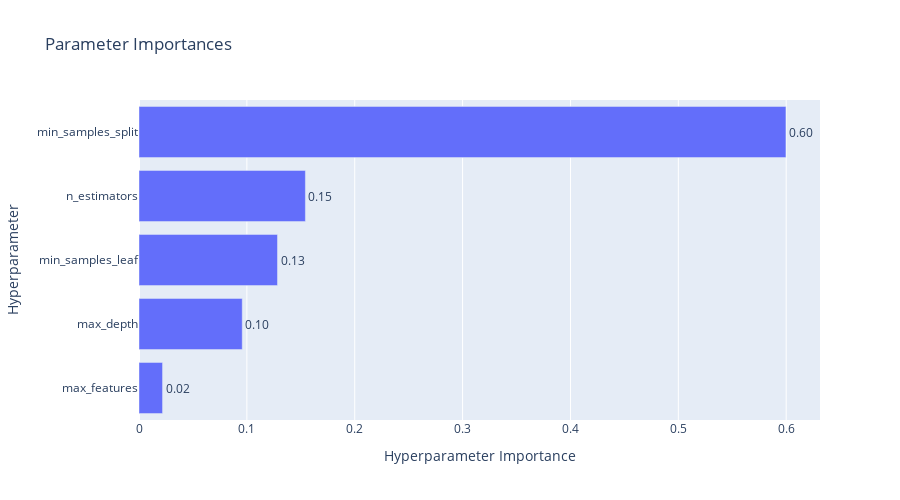

Notebook cell for this chart:
### Code cell
# パラメータの重要度
fig = plot_param_importances(study_rf)
fig.update_layout(title='Parameter Importances', width=900, height=500)
fig.show()

print("\nパラメータ重要度の解釈:")
print("- 重要度が高いパラメータ: チューニングの優先度が高い")
print("- 重要度が低いパラメータ: デフォルト値でも十分かもしれない")

### Figure 1 — Plotly figure (JSON) as saved in the notebook; plotly's stock layout.template omitted (floating-point values rounded to 4 significant figures)
{"data": [{"cliponaxis": false, "hovertemplate": ["max_features (CategoricalDistribution): 0.021839772343017337<extra></extra>", "max_depth (IntDistribution): 0.09572142550150582<extra></extra>", "min_samples_leaf (IntDistribution): 0.1284122650795445<extra></extra>", "n_estimators (IntDistribution): 0.15426177919968756<extra></extra>", "min_samples_split (IntDistribution): 0.5997647578762448<extra></extra>"], "name": "Objective Value", "orientation": "h", "text": ["0.02", "0.10", "0.13", "0.15", "0.60"], "textposition": "outside", "type": "bar", "x": [0.02184, 0.09572, 0.1284, 0.1543, 0.5998], "y": ["max_features", "max_depth", "min_samples_leaf", "n_estimators", "min_samples_split"]}], "layout": {"height": 500, "title": {"text": "Parameter Importances"}, "width": 900, "xaxis": {"title": {"text": "Hyperparameter Importance"}}, "yaxis": {"title": {"text": "Hyperparameter"}}}}
